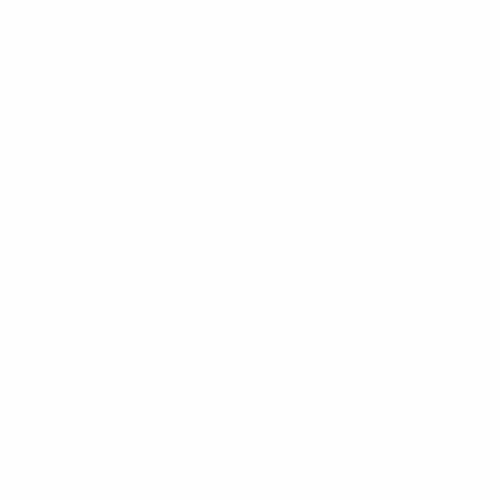
Frame 1 (no input)
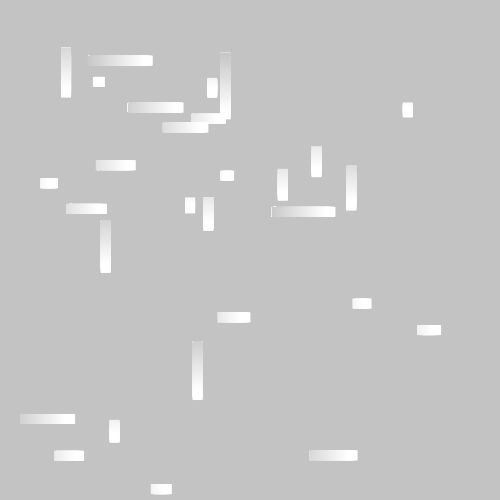
Frame 60 (no input)
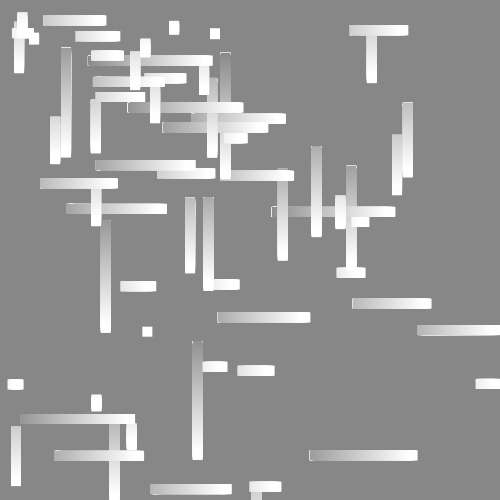
Frame 120 (the mouse pressed at the canvas centre since frame 60)

The p5.js sketch that drew these frames (run headless with seeded random() and noise() and a simulated clock; from frame 60 on, the mouse is pressed at the canvas centre):

// p5.js sketch
// ── sketch.js
var myDiameter = 100;
var posX = 0;
var posY = 0;
var angle = 0;
var lines = []

function setup() 
{
  background(0);
  createCanvas(500, 500); 
  noStroke();  
  bug = new Jitter(1);
}
function draw() 
{ 
  
 background(0, 0, 0, 1);
  i = random(10);
  x1 = random(600);
  x2 = random(600);
  sumX = abs(x2 - x1);
  y1 = random(600);
  y2 = random(600);
  sumY = abs(y2 - y1);
  if (i > 4) {
    lines.push(new Jitter(i % 2, sumX, sumY))
    print(i % 2)
  }
  for (var i=0; i<lines.length; i++) {
    lines[i].move();
    lines[i].display();
    if (lines[i].x > 700 || lines[i].y > 700) {
      lines.splice(i, 1);
    }
  }
}


// Jitter class
function Jitter(det, x, y) {
  this.x = x;
  this.y = y;
  this.diameter = random(10, 30);
  this.speed = 1;
  
  if (det < 1) {
  this.move = function() {
    this.x += 1
  };
  }
  else {
    this.move = function() {
      this.y += 1
    }
  }

  this.display = function() {
    rect(this.x, this.y, 10, 10)
  }
};
